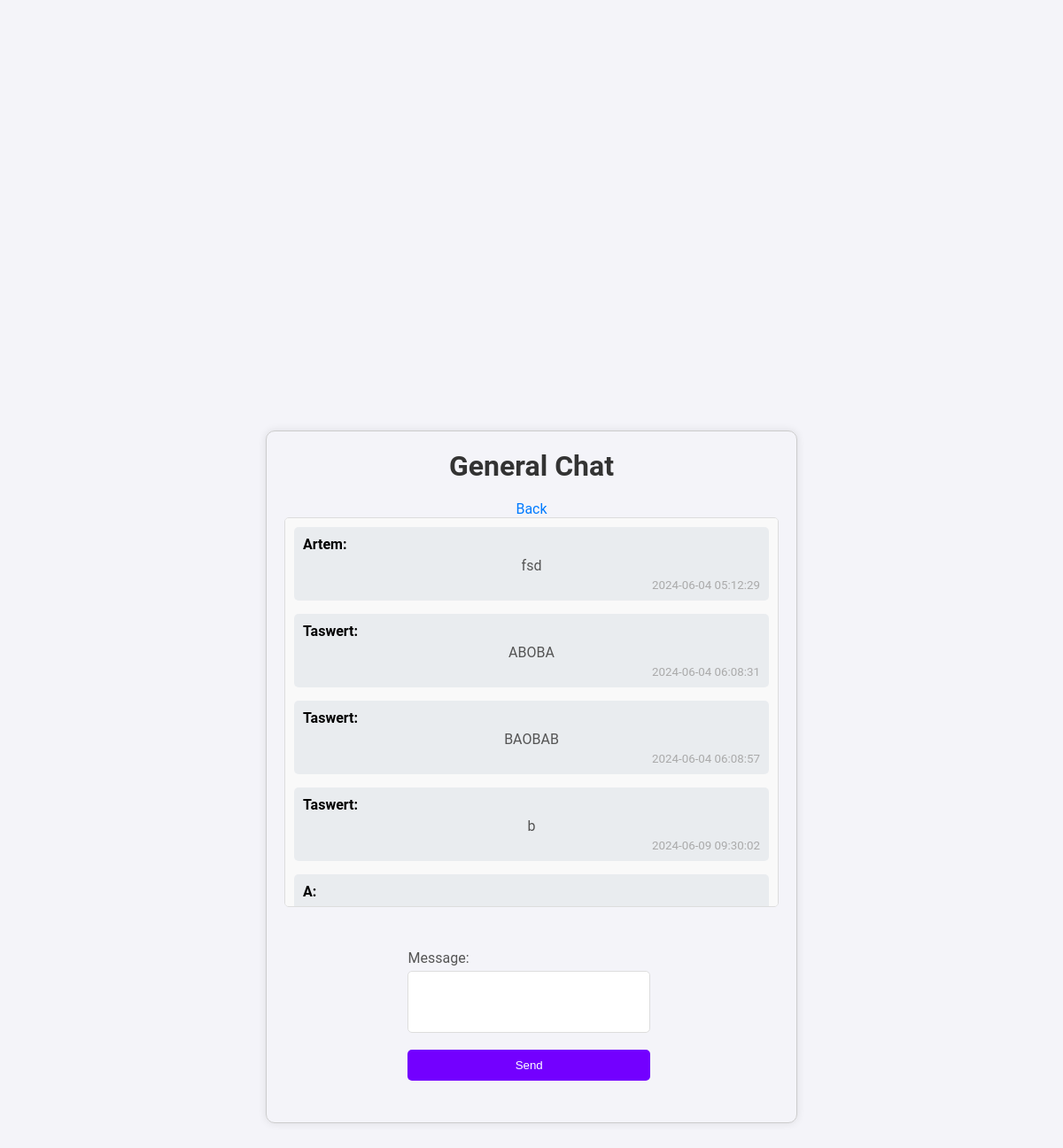
Screenshot of /general (signed in) with the database file from the repository.
### models.py (models this page shows)
class Message(db.Model):
    id = db.Column(db.Integer, primary_key=True)
    username = db.Column(db.String(150), nullable=False)
    message = db.Column(db.String(500), nullable=False)
    timestamp = db.Column(db.DateTime, server_default=db.func.now())

### app.py (the view)
@app.route('/general', methods=['GET', 'POST'])
def general():
    if 'username' in session:
        messages = Message.query.order_by(Message.timestamp.asc()).all()
        return render_template('general.html', messages=messages, username=session['username'])
    return redirect(url_for('login'))

### templates/general.html (shortened to what this page needs)
<!DOCTYPE html>
<html lang="en">
<head>
    <link rel="stylesheet" href="{{ url_for('static', filename='styles.css') }}">
</head>
<body>
    <div class="container">
        <h1>General Chat</h1>
        <p><a href="{{ url_for('index') }}">Back</a></p>
        <div class="messages">
            {% for msg in messages %}
                <div class="message">
                    <strong>{{ msg.username }}:</strong>
                    <p>{{ msg.message }}</p>
                    <small>{{ msg.timestamp }}</small>
                </div>
            {% endfor %}
        </div>
        <form action="{{ url_for('send_message') }}" method="POST">
            <div>
                <label for="message">Message:</label>
                <textarea id="message" name="message" required></textarea>
            </div>
            <button type="submit">Send</button>
        </form>
    </div>
</body>
</html>

### static/styles.css (style rules this page uses)
* { margin: 0; padding: 0; box-sizing: border-box; }
body { font-family: 'Roboto', sans-serif; background-color: #f4f4f9; display: flex; justify-content: center; align-items: center; height: 100vh; }
.container { width: 50%; margin: auto; padding: 20px; border: 1px solid #ccc; border-radius: 10px; box-shadow: 0 0 10px rgba(0, 0, 0, 0.1); }
h1 { text-align: center; margin-bottom: 20px; color: #333; }
form { display: flex; flex-direction: column; padding: 5%; margin-left: 20%; }
form div { margin-bottom: 15px; }
label { display: block; margin-bottom: 5px; color: #555; }
button[type="submit"] { background-color: #7300ff; width: 70%; color: #fff; padding: 10px; border: none; border-radius: 5px; cursor: pointer; transition: background-color 0.3s; }
p { text-align: center; margin-top: 20px; color: #555; }
p a { color: #007bff; text-decoration: none; transition: color 0.3s; }
.messages { flex: 1; overflow-y: auto; height: 440px; padding: 10px; border: 1px solid #ddd; border-radius: 5px; margin-bottom: 20px; background-color: #f9f9f9; scrollbar-width: thin; scrollbar-color: #7300ff #ddd; }
.message { margin-bottom: 15px; padding: 10px; border-radius: 5px; background-color: #e9ecef; position: relative; }
.message strong { display: block; margin-bottom: 5px; }
.message small { display: block; text-align: right; color: #aaa; margin-top: 5px; }
.message p { margin: 0; }
textarea { flex: 1; padding: 10px; border: 1px solid #ddd; border-radius: 5px; resize: none; height: 70px; width: 70%; font-size: 14px; }

### rows the page displays
Message: username "Artem", message "fsd", timestamp "2024-06-04 05:12:29"
Message: username "Taswert", message "ABOBA", timestamp "2024-06-04 06:08:31"
Message: username "Taswert", message "BAOBAB", timestamp "2024-06-04 06:08:57"
Message: username "Taswert", message "b", timestamp "2024-06-09 09:30:02"
Message: username "A"
